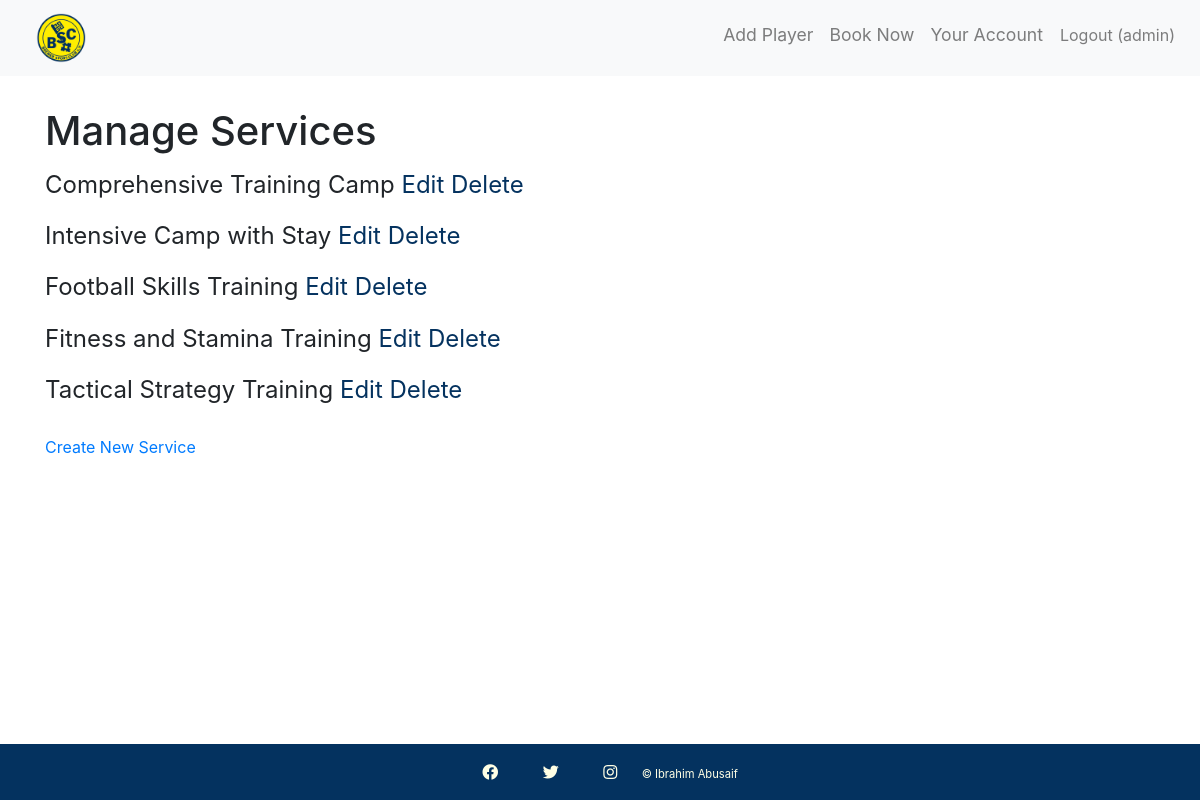
The app's page /admin_manage_services/ (signed in) with its own data.
### football_camp/models.py (models this page shows, shortened)
class Service(models.Model):
    TRAININGS = (("skills", "Skills"), ("fitness", "Fitness"), ("tactics", "Tactics"), ("all", "All"))
    title = models.CharField(max_length=100, null=False, blank=False, verbose_name="Service Title")
    focus = models.CharField(max_length=200, verbose_name="Service Focus")
    duration = models.CharField(max_length=100, verbose_name="Service Duration")
    features = models.TextField(verbose_name="Service Features")
    training = models.CharField(max_length=10, choices=TRAININGS, null=True, blank=True, verbose_name="Training Type")
    image = models.ImageField(upload_to='services/', blank=True, null=True, verbose_name="Service Image")
    class Meta:
        verbose_name = "Service"
        verbose_name_plural = "Services"

### football_camp/views.py (the view)
    def _wrapped_view_func(request, *args, **kwargs):
        if not request.user.is_superuser:
            messages.error(request, "You don’t have permission to access this page.")
            return redirect('service_list')
        return view_func(request, *args, **kwargs)

### football_camp/views.py (called while the page is built)
def superuser_required(view_func):
    def _wrapped_view_func(request, *args, **kwargs):
        if not request.user.is_superuser:
            messages.error(request, "You don’t have permission to access this page.")
            return redirect('service_list')
        return view_func(request, *args, **kwargs)
    return _wrapped_view_func

@superuser_required
def admin_manage_services(request):
    services = Service.objects.all()
    return render(request, 'football_camp/admin_manage_services.html', {'services': services})

### football_camp/templates/football_camp/admin_manage_services.html (shortened to what this page needs)
<!DOCTYPE html>
<html lang="en">
<head>
</head>
<body>
    {% extends 'football_camp/base.html' %}
    {% block content %}
    <div class="container">
        <h1>Manage Services</h1>
        <ul>
            {% for service in services %}
            <li>
                {{ service.title }}
                <a href="{% url 'edit_service' service.id %}">Edit</a>
                <a href="{% url 'delete_service' service.id %}">Delete</a>
            </li>
            {% endfor %}
        </ul>
        <a href="{% url 'admin_create_service' %}">Create New Service</a>
    </div>
    {% endblock %}>

### football_camp/templates/football_camp/base.html (shortened to what this page needs)
<!DOCTYPE html>
<html lang="en">
<head>
    {% load static %}
    <link rel="stylesheet" href="{% static 'css/style.css' %}">
    <link rel="stylesheet" href="https://maxcdn.bootstrapcdn.com/bootstrap/4.5.2/css/bootstrap.min.css">
    <link rel="stylesheet" href="https://cdnjs.cloudflare.com/ajax/libs/font-awesome/5.15.3/css/all.min.css">
</head>
<body>
    <div class="wrapper">
        <nav class="navbar navbar-expand-lg navbar-light bg-light fixed-top">
            <a class="navbar-brand" href="{% url 'home' %}"><img src="{% static 'images/bsc-logo-.png' %}" alt="bsc-hastet-logo" class="logo-img-nav"></a>
            <div class="collapse navbar-collapse" id="navbarNav">
                <ul class="navbar-nav ml-auto">
                    {% if user.is_authenticated %}
                    <li class="nav-item">
                        <a class="nav-link" href="{% url 'manage_players' %}">Add Player</a>
                    </li>
                    <li class="nav-item">
                        <a class="nav-link" href="{% url 'book_service' %}">Book Now</a>
                    </li>
                    <li class="nav-item">
                        <a class="nav-link" href="{% url 'user_account' %}">Your Account</a>
                    </li>
                    <li class="nav-item">
                        <form method="post" action="{% url 'logout' %}">
                            <button type="submit" class="nav-link btn btn-link" style="cursor: pointer;">Logout
                                ({{ user.username }})</button>
                        </form>
                    </li>
                    {% endif %}
                </ul>
            </div>
        </nav>
        <main class="flex-shrink-0">
            {% block content %}{% endblock %}
        </main>
        <footer class="text-center mt-auto footer">
            <a href="https://facebook.com" target="_blank" class="fab fa-facebook"></a>
            <a href="https://twitter.com" target="_blank" class="fab fa-twitter"></a>
            <a href="https://instagram.com" target="_blank" class="fab fa-instagram"></a>
            <a href="https://github.com/ibra8080" target="_blank" class="copy-right">© Ibrahim Abusaif</a>
        </footer>
    </div>
</body>
</html>

### football_camp/static/css/style.css (style rules this page uses)
html, body { margin: 0; height: 100%; }
.wrapper { display: flex; min-height: 100vh; flex-direction: column; justify-content: space-between; }
.flex-shrink-0 { padding-top: 75px; }
main { flex: 1; }
.logo-img-nav { height: 50px; margin-left: 20px; }
.nav-item { font-size: 1.3rem; padding-left: 5px; }
.text-center a { color: #04325F; text-decoration: underline; }
ul { padding: 0; list-style: none; }
ul li { margin-bottom: 0.5rem; }
ul li a { text-decoration: none; color: #04325F; }
.text-center { text-align: center; }
.container { margin-top: 2rem; width: 100%; }
.container ul { display: flex; flex-direction: column; line-height: 1.8; width: 100%; font-size: 1.5rem !important; text-align: justify; margin-bottom: 1rem; }
footer { background-color: #04325F; color: #FFFFE5; text-align: center; padding: 1rem 0; }
footer .fab { color: #ffffe5; margin: 0px 20px 0px 20px; }
.footer a { color: inherit; transition: color 0.3s ease; text-decoration: none; }
.copy-right { font-size: 0.7rem; }
@media (min-width: 992px) { .nav-item { font-size: 1.1rem; padding-left: 0px; display: flex; margin-top: 2px; } }

### records on screen
Service: title "Comprehensive Training Camp"
Service: title "Intensive Camp with Stay"
Service: title "Football Skills Training"
Service: title "Fitness and Stamina Training"
Service: title "Tactical Strategy Training"

### other values on screen
{{ user.username }} "admin"
